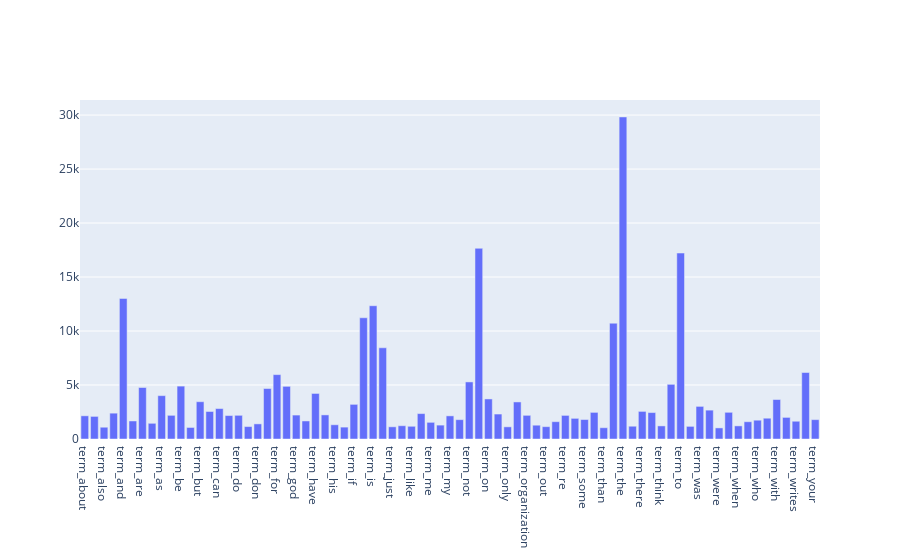

Notebook source saved alongside this figure:
### Code cell
ploty_data = [go.Bar(
    x = filter_df_14.index,
    y = list(filter_df_14)
)]
ploty_fig = go.Figure(data=ploty_data)
#offline.plot(fig)
#pyo.iplot(ploty_data)
ploty_fig

### Figure 1 — Plotly figure (JSON) as saved in the notebook; plotly's stock layout.template omitted (floating-point values rounded to 4 significant figures)
{"data": [{"type": "bar", "x": ["term_about", "term_all", "term_also", "term_an", "term_and", "term_any", "term_are", "term_article", "term_as", "term_at", "term_be", "term_been", "term_but", "term_by", "term_can", "term_com", "term_do", "term_does", "term_don", "term_edu", "term_for", "term_from", "term_god", "term_has", "term_have", "term_he", "term_his", "term_how", "term_if", "term_in", "term_is", "term_it", "term_just", "term_know", "term_like", "term_lines", "term_me", "term_more", "term_my", "term_no", "term_not", "term_of", "term_on", "term_one", "term_only", "term_or", "term_organization", "term_other", "term_out", "term_people", "term_re", "term_so", "term_some", "term_subject", "term_than", "term_that", "term_the", "term_their", "term_there", "term_they", "term_think", "term_this", "term_to", "term_university", "term_was", "term_we", "term_were", "term_what", "term_when", "term_which", "term_who", "term_will", "term_with", "term_would", "term_writes", "term_you", "term_your"], "y": [2148, 2093, 1090, 2393, 13017, 1669, 4769, 1453, 4015, 2191, 4898, 1068, 3453, 2548, 2818, 2172, 2193, 1151, 1400, 4675, 5962, 4877, 2216, 1671, 4218, 2232, 1318, 1100, 3208, 11226, 12343, 8447, 1130, 1230, 1177, 2353, 1543, 1286, 2143, 1791, 5285, 17660, 3709, 2312, 1127, 3432, 2192, 1278, 1142, 1604, 2186, 1912, 1802, 2464, 1045, 10723, 29825, 1184, 2556, 2448, 1213, 5063, 17222, 1170, 3020, 2674, 1028, 2472, 1215, 1599, 1742, 1925, 3655, 2000, 1645, 6157, 1793]}], "layout": {"autosize": true, "xaxis": {"autorange": true, "range": [-0.5, 76.5], "type": "category"}, "yaxis": {"autorange": true, "range": [0, 31390.0], "type": "linear"}}}
